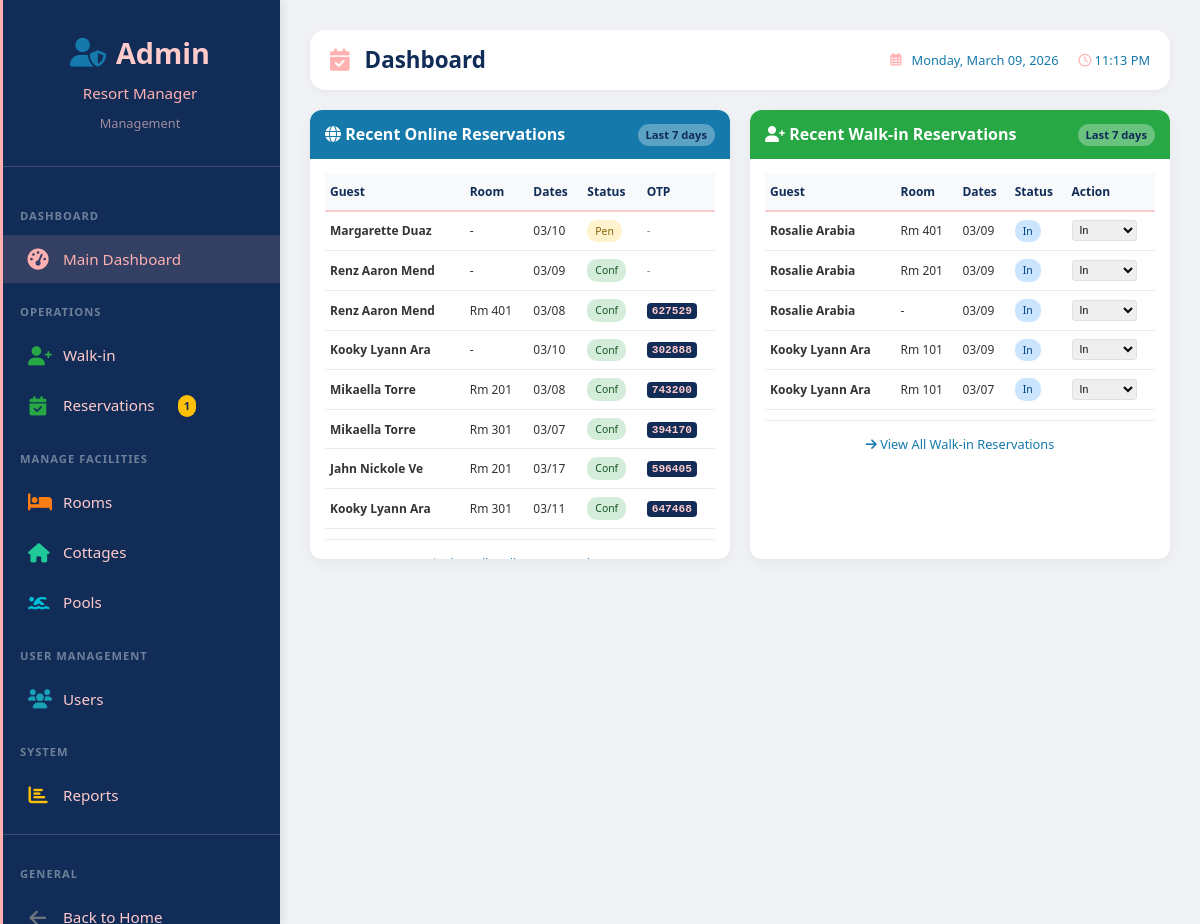
/admin/dashboard.php (signed in), run on the app's committed database.
### tables this page shows
CREATE TABLE `users` (
  `id` int(11) NOT NULL,
  `username` varchar(50) NOT NULL,
  `email` varchar(100) NOT NULL,
  `password` varchar(255) NOT NULL,
  `full_name` varchar(100) NOT NULL,
  `phone` varchar(20) DEFAULT NULL,
  `address` text DEFAULT NULL,
  `role` enum('super_admin','admin','staff','guest') DEFAULT 'guest',
  `status` enum('active','inactive') DEFAULT 'active',
  `is_walkin_account` tinyint(1) DEFAULT 0,
  `last_login` timestamp NULL DEFAULT NULL,
  `created_at` timestamp NOT NULL DEFAULT current_timestamp(),
  `updated_at` timestamp NOT NULL DEFAULT current_timestamp() ON UPDATE current_timestamp()
);

CREATE TABLE `reservations` (
  `id` int(11) NOT NULL,
  `reservation_number` varchar(20) NOT NULL,
  `user_id` int(11) DEFAULT NULL,
  `room_id` int(11) DEFAULT NULL,
  `cottage_id` int(11) DEFAULT NULL,
  `check_in_date` date NOT NULL,
  `check_out_date` date NOT NULL,
  `adults` int(11) DEFAULT 1,
  `children` int(11) DEFAULT 0,
  `seniors` int(11) NOT NULL DEFAULT 0,
  `total_guests` int(11) DEFAULT NULL,
  `accommodation_total` decimal(10,2) DEFAULT NULL,
  `entrance_fee_total` decimal(10,2) DEFAULT NULL,
  `total_amount` decimal(10,2) DEFAULT NULL,
  `amount_paid` decimal(10,2) DEFAULT 0.00,
  `payment_status` varchar(50) DEFAULT 'pending',
  `status` enum('pending','confirmed','checked_in','checked_out','cancelled') DEFAULT 'pending',
  `reservation_type` varchar(50) DEFAULT 'daytour',
  `otp_code` varchar(6) DEFAULT NULL,
  `otp_verified` tinyint(1) DEFAULT 0,
  `verified_by` int(11) DEFAULT NULL,
  `verified_at` datetime DEFAULT NULL,
  `created_by` varchar(20) DEFAULT 'online',
  `has_entrance_fee` tinyint(1) DEFAULT 0,
  `entrance_fee_amount` decimal(10,2) DEFAULT 0.00,
  `entrance_fee_paid` decimal(10,2) DEFAULT 0.00,
  `entrance_fee_guests` int(11) DEFAULT 0,
  `special_requests` text DEFAULT NULL,
  `created_at` timestamp NOT NULL DEFAULT current_timestamp(),
  `otp_required` tinyint(1) DEFAULT 1,
  `entry_pass_generated` tinyint(1) DEFAULT 0,
  `reminder_sent_3days` tinyint(1) DEFAULT 0,
  `reminder_sent_1day` tinyint(1) DEFAULT 0,
  `reminder_sent_today` tinyint(1) DEFAULT 0,
  `updated_at` timestamp NULL DEFAULT NULL ON UPDATE current_timestamp(),
  `checked_out_by` int(11) DEFAULT NULL,
  `checked_out_at` datetime DEFAULT NULL,
  `extended_at` datetime DEFAULT NULL,
  `extended_by` int(11) DEFAULT NULL,
  `cancelled_by` int(11) DEFAULT NULL,
  `cancelled_at` datetime DEFAULT NULL,
  `cancellation_reason` text DEFAULT NULL
);

CREATE TABLE `rooms` (
  `id` int(11) NOT NULL,
  `room_number` varchar(10) NOT NULL,
  `room_type_id` int(11) DEFAULT NULL,
  `floor` int(11) DEFAULT NULL,
  `status` enum('available','occupied','maintenance','reserved') DEFAULT 'available',
  `cleaning_status` enum('clean','pending','in_progress') DEFAULT 'clean',
  `notes` text DEFAULT NULL,
  `created_at` timestamp NOT NULL DEFAULT current_timestamp()
);

### admin/dashboard.php (the view, shortened to what the rows shown need)
<?php
require_once BASE_PATH . '/includes/Database.php';
$db = Database::getInstance();
$current_user = $db->getRow("SELECT * FROM users WHERE id = ?", [$_SESSION['user_id']]);
$recent_online = $db->getRows("
    SELECT r.*,
           u.full_name as guest_name,
           u.phone as guest_phone,
           rm.room_number,
           rt.name as room_type,
           (SELECT COUNT(*) FROM payments WHERE reservation_id = r.id) as payment_count,
           ep.otp_code,
           ep.status as pass_status,
           DATEDIFF(r.check_in_date, CURDATE()) as days_until_checkin
    FROM reservations r
    JOIN users u ON r.user_id = u.id
    LEFT JOIN rooms rm ON r.room_id = rm.id
    LEFT JOIN room_types rt ON rm.room_type_id = rt.id
    LEFT JOIN entry_passes ep ON r.id = ep.reservation_id
    WHERE r.created_at >= DATE_SUB(NOW(), INTERVAL 7 DAY)
    AND (r.created_by IS NULL OR r.created_by != 'walkin')
    ORDER BY
        CASE
            WHEN r.status = 'pending' THEN 1
            WHEN r.status = 'confirmed' THEN 2
            WHEN r.status = 'checked_in' THEN 3
            WHEN r.status = 'checked_out' THEN 4
            ELSE 5
        END,
        r.created_at DESC
    LIMIT 10
");
$recent_walkin = $db->getRows("
    SELECT r.*,
           u.full_name as guest_name,
           u.phone as guest_phone,
           rm.room_number,
           rt.name as room_type,
           DATEDIFF(r.check_in_date, CURDATE()) as days_until_checkin
    FROM reservations r
    JOIN users u ON r.user_id = u.id
    LEFT JOIN rooms rm ON r.room_id = rm.id
    LEFT JOIN room_types rt ON rm.room_type_id = rt.id
    WHERE r.created_at >= DATE_SUB(NOW(), INTERVAL 7 DAY)
    AND r.created_by = 'walkin'
    ORDER BY
        CASE
            WHEN r.status = 'pending' THEN 1
            WHEN r.status = 'confirmed' THEN 2
            WHEN r.status = 'checked_in' THEN 3
            WHEN r.status = 'checked_out' THEN 4
            ELSE 5
        END,
        r.created_at DESC
    LIMIT 10
");
function getStatusBadgeClass($status) {
    switch($status) {
        case 'pending': return 'status-pending';
        case 'confirmed': return 'status-confirmed';
        case 'checked_in': return 'status-checked_in';
    }
}
function getStatusDisplay($status) {
    switch($status) {
        case 'checked_in': return 'In';
        case 'confirmed': return 'Conf';
        case 'pending': return 'Pen';
    }
}
?>
<!DOCTYPE html>
<html lang="en">
<head>
    <link rel="stylesheet" href="<?php echo BASE_URL; ?>/assets/css/style.css">
    <link rel="stylesheet" href="<?php echo BASE_URL; ?>/assets/css/admin.css">
    <link rel="stylesheet" href="/assets/css/sidebar.css">
    <link rel="stylesheet" href="https://cdnjs.cloudflare.com/ajax/libs/font-awesome/6.0.0/css/all.min.css">
</head>
<body>
    <?php include BASE_PATH . '/includes/sidebar.php'; ?>
    <div class="main-content">
        <div class="top-bar" style="padding: 12px 20px; margin-bottom: 20px;">
            <h1 style="font-size: 1.4rem;">
                <i class="fas fa-calendar-check"></i>
                Dashboard
            </h1>
        </div>
        <div class="reservations-grid">
            <div class="reservation-card online">
                <div class="card-body">
                    <?php if (empty($recent_online)): ?>
                        <div class="empty-state" style="padding: 30px;">
                            <i class="fas fa-globe"></i>
                            <p>No online reservations found</p>
                        </div>
                    <?php else: ?>
                        <table class="reservation-table">
                            <thead>
                                <tr>
                                    <th>Guest</th>
                                    <th>Room</th>
                                    <th>Dates</th>
                                    <th>Status</th>
                                    <th>OTP</th>
                                </tr>
                            </thead>
                            <tbody>
                                <?php foreach ($recent_online as $res): ?>
                                <tr>
                                    <td>
                                        <strong><?php echo htmlspecialchars(substr($res['guest_name'], 0, 15)); ?></strong>
                                    </td>
                                    <td>
                                        <?php if ($res['room_number']): ?>
                                            Rm <?php echo $res['room_number']; ?>
                                        <?php else: ?>
                                            -
                                        <?php endif; ?>
                                    </td>
                                    <td>
                                        <?php echo date('m/d', strtotime($res['check_in_date'])); ?>
                                    </td>
                                    <td>
                                        <span class="status-badge <?php echo getStatusBadgeClass($res['status']); ?>">
                                            <?php echo getStatusDisplay($res['status']); ?>
                                        </span>
                                    </td>
                                    <td>
                                        <?php if (!empty($res['otp_code'])): ?>
                                            <span class="otp-badge"><?php echo $res['otp_code']; ?></span>
                                        <?php else: ?>
                                            <span style="color: #999;">-</span>
                                        <?php endif; ?>
                                    </td>
                                </tr>
                                <?php endforeach; ?>
                            </tbody>
                        </table>
                    <?php endif; ?>
                </div>
            </div>
            <div class="reservation-card walkin">
                <div class="card-body">
                    <?php if (empty($recent_walkin)): ?>
                        <div class="empty-state" style="padding: 30px;">
                            <i class="fas fa-user-plus"></i>
                            <p>No walk-in reservations found</p>
                        </div>
                    <?php else: ?>
                        <table class="reservation-table">
                            <thead>
                                <tr>
                                    <th>Guest</th>
                                    <th>Room</th>
                                    <th>Dates</th>
                                    <th>Status</th>
                                    <th>Action</th>
                                </tr>
                            </thead>
                            <tbody>
                                <?php foreach ($recent_walkin as $res): ?>
                                <tr>
                                    <td>
                                        <strong><?php echo htmlspecialchars(substr($res['guest_name'], 0, 15)); ?></strong>
                                    </td>
                                    <td>
                                        <?php if ($res['room_number']): ?>
                                            Rm <?php echo $res['room_number']; ?>
                                        <?php else: ?>
                                            -
                                        <?php endif; ?>
                                    </td>
                                    <td>
                                        <?php echo date('m/d', strtotime($res['check_in_date'])); ?>
                                    </td>
                                    <td>
                                        <span class="status-badge <?php echo getStatusBadgeClass($res['status']); ?>">
                                            <?php echo getStatusDisplay($res['status']); ?>
                                        </span>
                                    </td>
                                    <td>
                                        <form method="POST" style="display: inline;">
                                            <select name="status" class="action-select" onchange="this.form.submit()">
                                                <option value="checked_in" <?php echo $res['status'] == 'checked_in' ? 'selected' : ''; ?>>In</option>
                                            </select>
                                        </form>
                                    </td>
                                </tr>
                                <?php endforeach; ?>
                            </tbody>
                        </table>
                    <?php endif; ?>
                </div>
            </div>
        </div>
    </div>
</body>
</html>

### includes/sidebar.php (shortened to what the rows shown need)
<?php
$user_role = $current_user['role'] ?? 'guest';
$user_name = $current_user['full_name'] ?? $current_user['username'] ?? 'User';
?>
<div class="sidebar <?php echo $user_role; ?>-sidebar" id="sidebar">
    <div class="sidebar-header <?php echo $user_role; ?>-header">
        <h2>
            <?php if ($user_role == 'super_admin'): ?>
                <i class="fas fa-crown"></i>
            <?php elseif ($user_role == 'admin'): ?>
                <i class="fas fa-user-shield"></i>
            <?php elseif ($user_role == 'staff'): ?>
                <i class="fas fa-user-tie"></i>
            <?php else: ?>
                <i class="fas fa-user"></i>
            <?php endif; ?>
            <span>
                <?php
                if ($user_role == 'super_admin') echo 'Super Admin';
                elseif ($user_role == 'admin') echo 'Admin';
                elseif ($user_role == 'staff') echo 'Staff';
                else echo 'Guest Portal';
                ?>
            </span>
        </h2>
        <p><?php echo htmlspecialchars($user_name); ?></p>
        <small>
            <?php
            if ($user_role == 'super_admin') echo 'Full Access';
            elseif ($user_role == 'admin') echo 'Management';
            elseif ($user_role == 'staff') echo 'Front Desk';
            else echo 'Welcome Back!';
            ?>
        </small>
    </div>
</div>

### data on the page
users: full_name "Resort Manager"
reservations: user.full_name "Margarette Duaz", check_in_date "03/10", status "Pen"
reservations: user.full_name "Renz Aaron Mend", check_in_date "03/09", status "Conf"
reservations: user.full_name "Renz Aaron Mend", room.room_number "401", check_in_date "03/08", status "Conf", otp_code "627529"
reservations: user.full_name "Kooky Lyann Ara", check_in_date "03/10", status "Conf", otp_code "302888"
reservations: user.full_name "Mikaella Torre", room.room_number "201", check_in_date "03/08", status "Conf", otp_code "743200"
reservations: user.full_name "Mikaella Torre", room.room_number "301", check_in_date "03/07", status "Conf", otp_code "394170"
reservations: user.full_name "Jahn Nickole Ve", room.room_number "201", check_in_date "03/17", status "Conf", otp_code "596405"
reservations: user.full_name "Kooky Lyann Ara", room.room_number "301", check_in_date "03/11", status "Conf", otp_code "647468"
reservations: user.full_name "Rosalie Arabia", room.room_number "401", check_in_date "03/09", status "In"
reservations: user.full_name "Rosalie Arabia", room.room_number "201", check_in_date "03/09", status "In"
reservations: user.full_name "Rosalie Arabia", check_in_date "03/09", status "In"
reservations: user.full_name "Kooky Lyann Ara", room.room_number "101", check_in_date "03/09", status "In"
reservations: user.full_name "Kooky Lyann Ara", room.room_number "101", check_in_date "03/07", status "In"

### other printed values
$pending_count "1"
